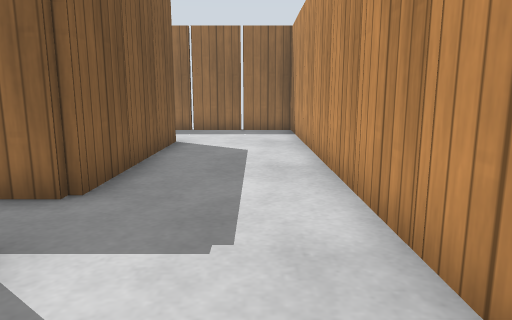
[1] (above)

24 first-person views from a walk through a world built for the Gazebo simulator. The camera is 0.68 m above the floor, tilts 10° down and sees 70° across. The floor is counted in squares, 0.5 m on a side. Each view is taken from the middle of a square. On the plan, view 1 faces up. The plan holds only what a view shows up to about 15 squares ahead; the rest is blank. Gazebo's built-in surfaces are drawn with simple patterns.

[2]
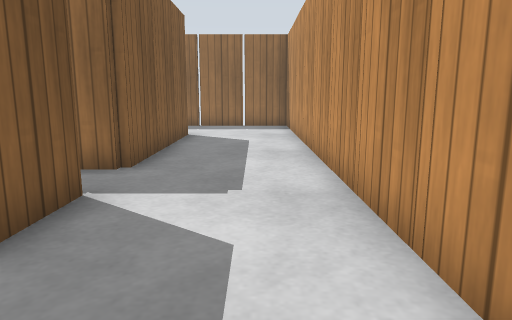

[3]
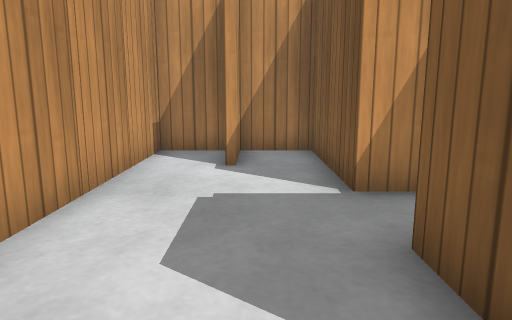

[4]
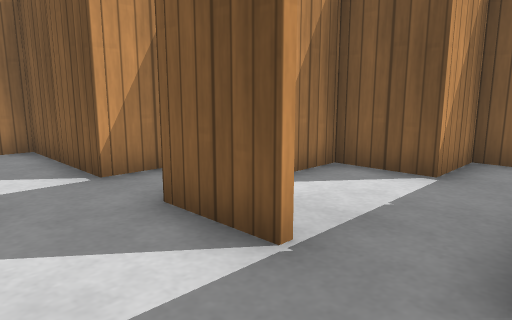

[5]
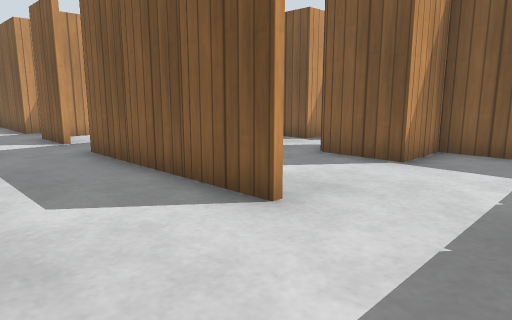

[6]
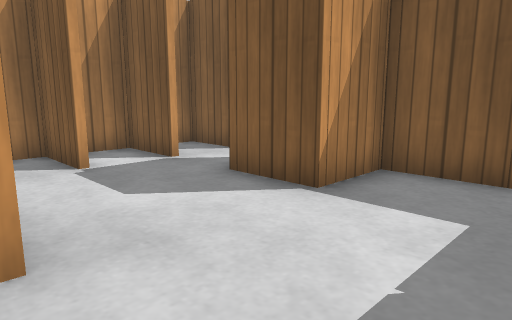

[7]
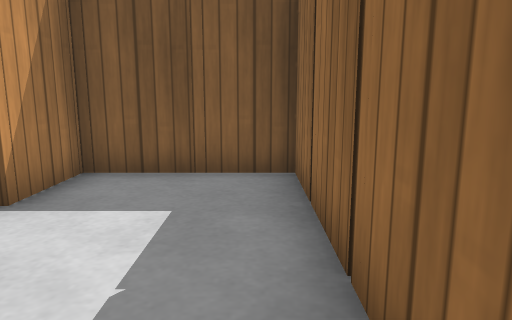

[8]
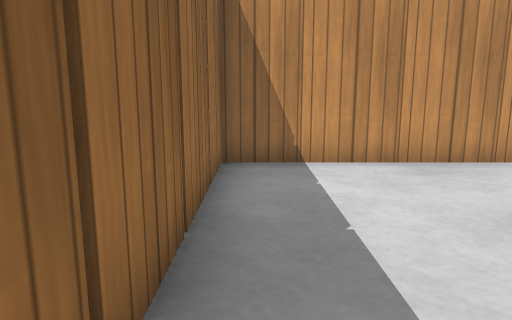

[9]
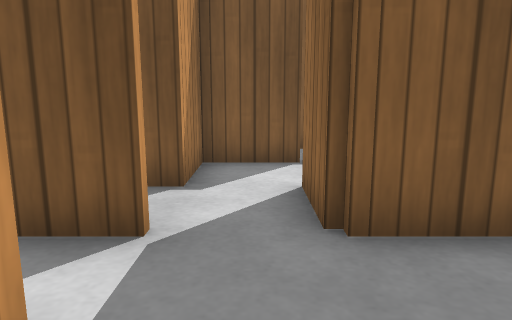

[10]
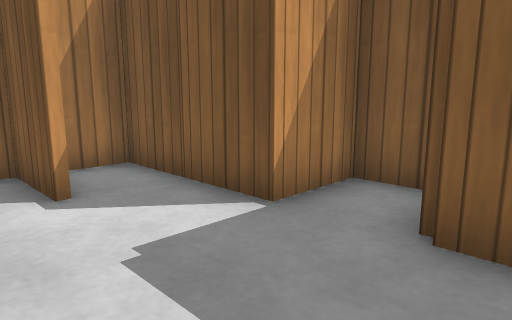

[11]
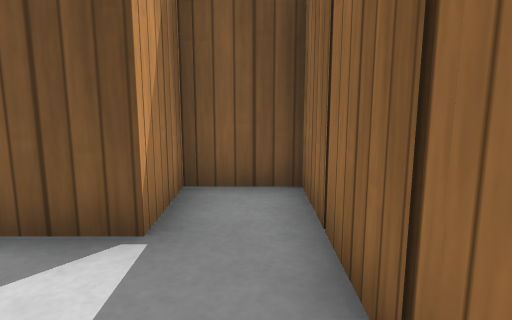

[12]
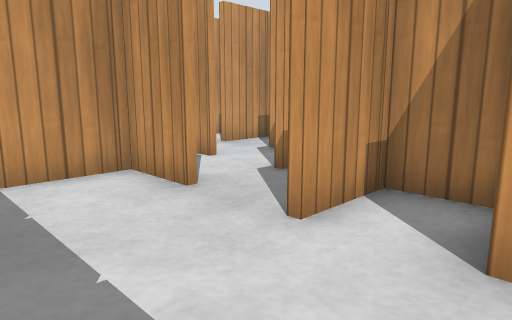

[13]
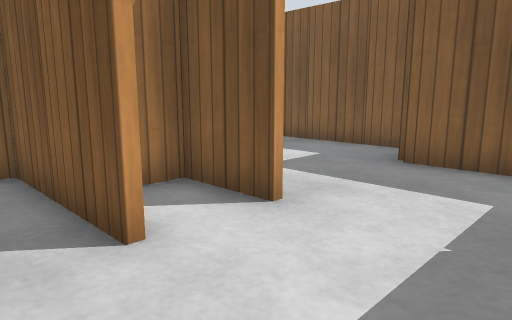

[14]
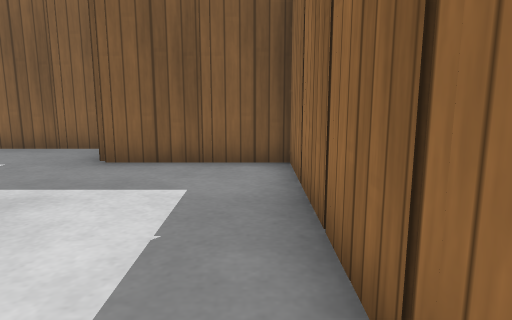

[15]
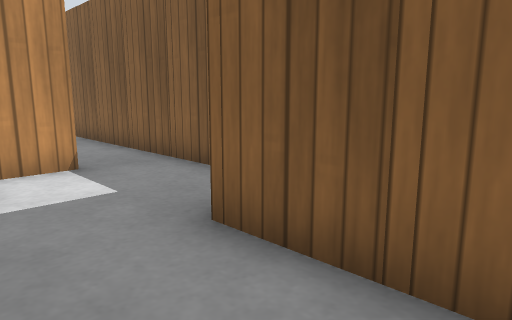

[16]
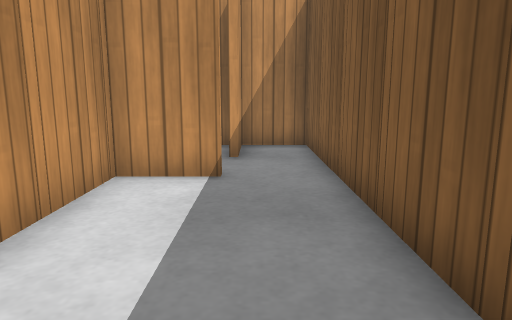

[17]
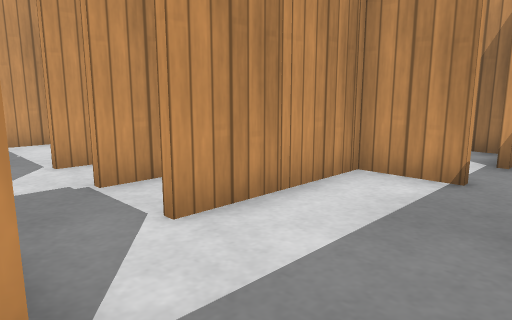

[18]
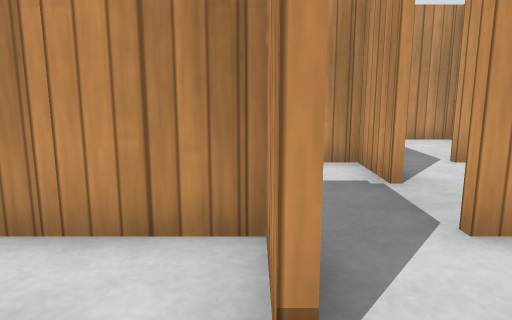

[19]
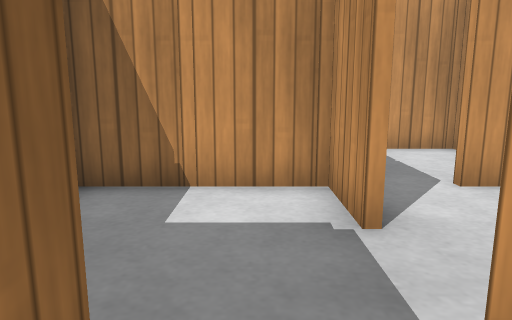

[20]
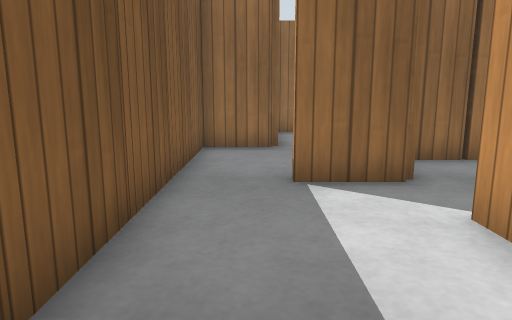

[21]
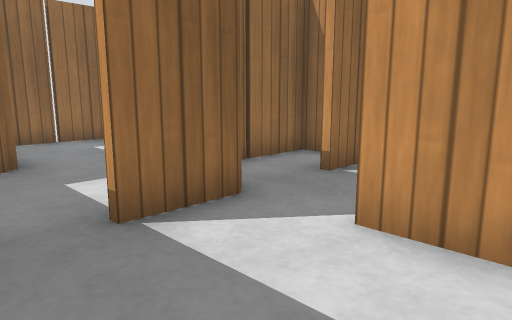

[22]
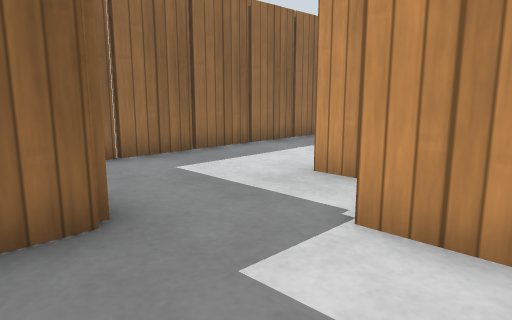

[23]
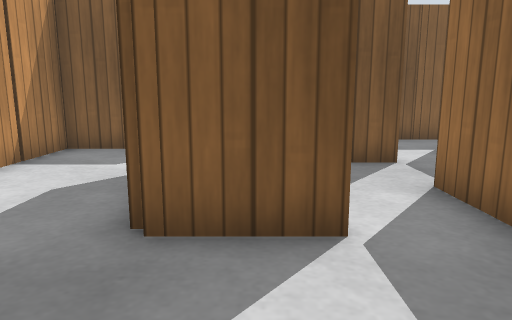

[24]
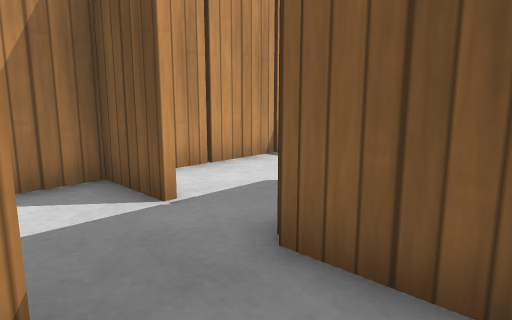

### Floor plan
Points are (right, up) in squares from view 1. A wall is a line through its corners. A room is listed if a view was taken in it or the views show most of it. See-through windows are left out.
Room 1 (views 1, 3, 4, 5, 6, 7, 8, 9, 10, 11)
walls: (-4.4, 7) (-4.4, 5.5); (-2.4, 11) (-2.4, 5); (-6.4, 7) (-6.4, 5.5); (-6.6, 5.5) (-6.6, 7); (1.4, 7.4) (1.4, 8.5); (1.4, 9.4) (1.4, 10.6); (-2.4, 3) (-2.4, 1); (1.4, 5.4) (1.4, 6.5); (-7.5, 10.9) (-6.4, 10.9) (-6.4, 9); (-8.4, 6.9) (-8.4, 4.9); (1.4, 11.4) (1.4, 12.6); (-8.4, 4.7) (-8.4, 3.5); (1.4, 3.4) (1.4, 4.5); (-7.5, 2.9) (-6.4, 2.9) (-6.4, 1.5); (1.4, 13.4) (1.4, 14.7) (-8.4, 14.7) (-8.4, 11.5); (-5.5, 0.9) (-3.4, 0.9); (1.4, 1.4) (1.4, 2.5); (-4.4, 0.1) (-4.4, -0.5); (-3.5, -1.1) (-2.4, -1.1); (1.4, -0.5) (1.4, 0.6)
ways out: opening at (0.5, -1.2) to room 2; opening at (-9, 14) to room 3; opening at (-8, 8) to room 3
objects: wooden post (-8, 13); wooden post (-7, 5); wooden post (-7, 9); wooden post (-6, 5); wooden post (-6, 15); wooden post (-5, 5); wooden post (-4, 5); wooden post (-4, 15); wooden post (-3, 1); wooden post (-3, 5); wooden post (-2, 7); wooden post (-2, 9); wooden post (-2, 15); wooden post (0, 15); wooden post (2, 1); wooden post (2, 3); wooden post (2, 5); wooden post (2, 7); wooden post (2, 9); wooden post (2, 11); wooden post (2, 13)
Room 2 (views 2, 23, 24)
walls: (-8.6, -4.5) (-8.6, -3.4); (-12.6, -3.8) (-12.6, -3); (-12.4, -7) (-12.4, -8.9) (-11.1, -8.9); (-12.4, -3) (-12.4, -5); (-2.4, -1.1) (-2.4, -4.5); (-0.6, -4.4) (-0.6, -3); (-0.4, -3) (-0.4, -4.5); (-18.4, -7.4) (-18.4, -8.5); (-18.5, -8.9) (-14.5, -8.9); (1.4, -4.5) (1.4, -3.4); (1.4, -2.5) (1.4, -1.4)
ways out: opening at (0.5, -1.2) to room 1; opening at (-12.2, -1.5) to room 3
objects: other object (-19, -3); wooden post (-16, -9); wooden post (-14, -9); wooden post (-13, -5); wooden post (-9, -5); wooden post (-7, 1); wooden post (-6, 1); wooden post (-5, -1); wooden post (-4, -1); wooden post (-3, -5); wooden post (-2, -5); wooden post (-2, -3); wooden post (-1, -5); wooden post (0, -5); wooden post (1, -5) to (2, -5); wooden post (2, -3); wooden post (2, -1)
Room 3 (views 12, 13, 14, 15, 16, 17, 18, 19, 20, 21, 22)
walls: (-13.5, 6.7) (-14.5, 6.7); (-16.6, 7.5) (-16.6, 9); (-17.5, 6.7) (-18.5, 6.7); (-14.6, 10) (-14.6, 11); (-14.6, 3.8) (-14.6, 5); (-12.6, 9.5) (-12.6, 11); (-18.5, 6.9) (-17.4, 6.9); (-12.6, 4.1) (-12.6, 5); (-14.4, 11) (-14.4, 9.5); (-12.4, 11) (-12.4, 7.5); (-10.4, 9) (-10.4, 7.5); (-9.5, 6.9) (-8.4, 6.9); (-19.4, 10.7) (-20.4, 10.7) (-20.4, -3.1) (-19.4, -3.1); (-10.5, 10.9) (-9.5, 10.9); (-12.6, 1.4) (-12.6, 2.5); (-8.5, 8.9) (-7.9, 8.9); (-18.5, 0.9) (-16.6, 0.9) (-16.6, 5); (-8.6, 3.8) (-8.6, 4.9); (-7.4, 8.7) (-8.5, 8.7); (-8.6, 11.5) (-8.6, 12.6); (-12.6, -0.5) (-12.6, 0.5); (-7.4, 4.7) (-8.4, 4.7); (-14.5, -1.1) (-13.5, -1.1); (-16.4, -1) (-16.4, -2.1); (-13.4, -1.3) (-14.5, -1.3); (-16.6, -1.5) (-16.6, -1); (-9.2, 14.7) (-18.4, 14.7) (-18.4, 11.5); (-18.6, -2.5) (-18.6, -1)
ways out: opening at (-9, 14) to room 1; opening at (-8, 8) to room 1; opening at (-12.2, -1.5) to room 2
objects: wooden post (-21, -1); wooden post (-21, 1); wooden post (-21, 3); wooden post (-21, 5); wooden post (-21, 7); wooden post (-21, 9); wooden post (-19, 11); wooden post (-19, 13); wooden post (-17, 1); wooden post (-17, 3); wooden post (-17, 7); wooden post (-16, 15); wooden post (-15, 9); wooden post (-14, 9); wooden post (-14, 15); wooden post (-13, -1); wooden post (-13, 7); wooden post (-13, 9) to (-12, 9); wooden post (-12, 1); wooden post (-12, 7); wooden post (-12, 15); wooden post (-11, 7); other object (-10, 7); wooden post (-10, 15); wooden post (-9, 3); wooden post (-9, 5); wooden post (-9, 11); wooden post (-8, 3); wooden post (-8, 11)

Where each view was taken, in squares from view 1:
view 1: 0 up, 0 right, facing up
view 2: 2 down, 0 right, facing up
view 3: 4 up, 1 left, facing down
view 4: 5 up, 0 right, facing down-left
view 5: 14 up, 1 right, facing down-left
view 6: 14 up, 2 left, facing down-left
view 7: 14 up, 2 left, facing left
view 8: 14 up, 6 left, facing right
view 9: 8 up, 3 left, facing left
view 10: 2 up, 1 right, facing down-left
view 11: 4 up, 3 left, facing left
view 12: 14 up, 15 left, facing down-right
view 13: 14 up, 11 left, facing down-left
view 14: 14 up, 11 left, facing left
view 15: 14 up, 16 left, facing down-left
view 16: 7 up, 19 left, facing down
view 17: 7 up, 20 left, facing down-right
view 18: 1 up, 20 left, facing right
view 19: 0 up, 18 left, facing right
view 20: 1 up, 19 left, facing up
view 21: 3 up, 20 left, facing up-right
view 22: 7 up, 20 left, facing up-right
view 23: 4 down, 9 left, facing left
view 24: 3 down, 10 left, facing down-left
